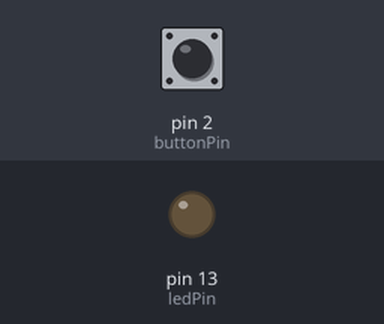
Recording of a sketch running on a simulated Arduino Uno, built with avr-gcc and run on an emulated ATmega328P. Shown: output pins drawn as LEDs (lit = HIGH). The inputs (shaded band) are chosen by the test bench; at power-on: pin 2 (buttonPin) HIGH.

Above: at 1.2 s.
1.3 s: pin 2 (buttonPin) pulled LOW for 0.15 s
At 1.37 s:
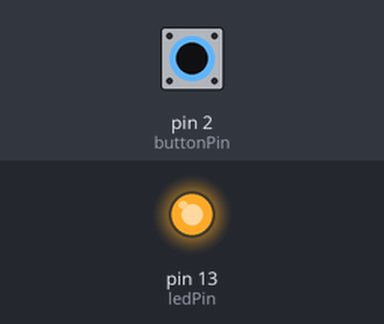
2.9 s: pin 2 (buttonPin) pulled LOW for 3.2 s
At 7.4 s:
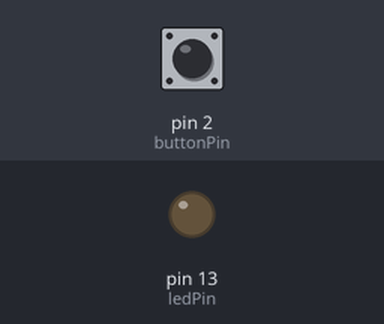
Timing chart, 0 to 8.9 s (numbered marks = the images above; inputs shaded):
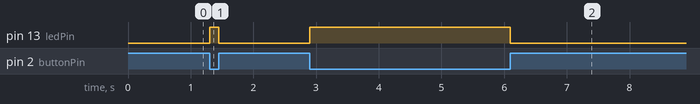

Measured:
- after the input at 1.3 s, pin 13 (ledPin): LOW → HIGH at once, → LOW 0.15 s later
- after the input at 2.9 s, pin 13 (ledPin): LOW → HIGH at once, → LOW 3.2 s later

The sketch:

led_dioda_btn.ino
```cpp
int buttonPin = 2;              // deklarujemy zmienne - globale przed setupem
int ledPin = 13;                // pin13 - ten sam co w poprzednim kodzie

void setup() {
  pinMode(buttonPin, INPUT_PULLUP);   // Przycisk jako wejście
  pinMode(ledPin, OUTPUT);     // LED jako wyjście
}

void loop() {

  int buttonState = digitalRead(buttonPin);  // Odczytaj przycisk

  if (buttonState == LOW) {   // Jeśli wciśnięty
    digitalWrite(ledPin, HIGH); // Włącz LED
  } else {                      // Jeśli nie wciśnięty
    digitalWrite(ledPin, LOW);  // Wyłącz LED
  }
}
```
